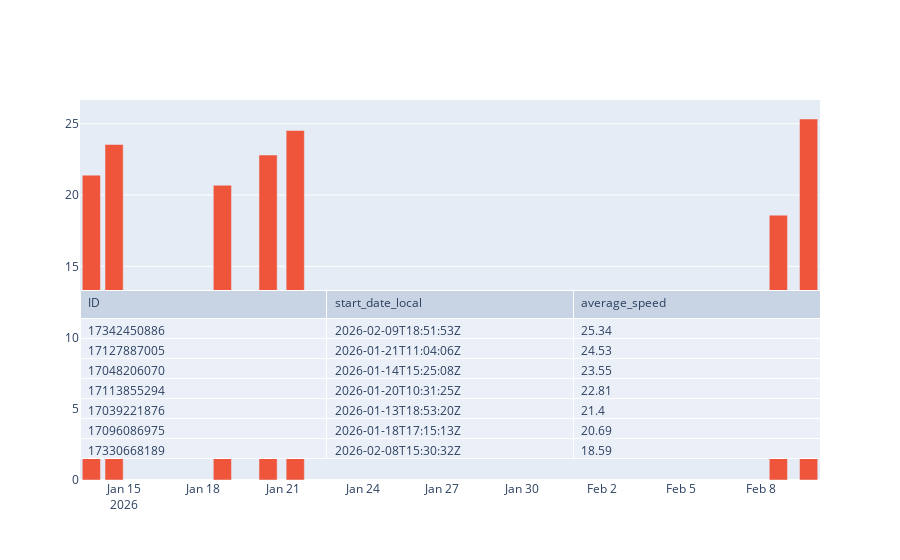

The notebook cell saved with this chart:
### Code cell
import plotly.graph_objects as go
from plotly.subplots import make_subplots
from plotly.offline import download_plotlyjs, init_notebook_mode, plot, iplot
import plotly.graph_objs as go
from plotly import tools
import pandas as pd
import numpy as np
from datetime import datetime


fig1 = go.Table(
    header=dict(values=["ID","start_date_local", "average_speed"],
                #fill_color='paleturquoise',
                align='left'),
    cells=dict(values=[df.id, df.start_date_local, df.average_speed],
               #fill_color='lavender',
               align='left'),
    domain=dict(x=[0, 1],y=[0, 0.5]))

fig2 = go.Bar(x=df.start_date_local, y=df.average_speed)

layout = dict(xaxis1=dict( dict(domain=[0, 1], anchor='y1')),
             yaxis1=dict( dict(domain=[0.38, 1], anchor='x1')))
fig = go.Figure(data = [fig1,fig2])
fig.show()
fig.write_html("strava_analyse.html")

### Figure 1 — Plotly figure (JSON) as saved in the notebook; plotly's stock layout.template omitted (floating-point values rounded to 4 significant figures)
{"data": [{"cells": {"align": "left", "values": [[17342450886, 17127887005, 17048206070, 17113855294, 17039221876, 17096086975, 17330668189], ["2026-02-09T18:51:53Z", "2026-01-21T11:04:06Z", "2026-01-14T15:25:08Z", "2026-01-20T10:31:25Z", "2026-01-13T18:53:20Z", "2026-01-18T17:15:13Z", "2026-02-08T15:30:32Z"], [25.34, 24.53, 23.55, 22.81, 21.4, 20.69, 18.59]]}, "domain": {"x": [0, 1], "y": [0, 0.5]}, "header": {"align": "left", "values": ["ID", "start_date_local", "average_speed"]}, "type": "table"}, {"type": "bar", "x": ["2026-02-09T18:51:53Z", "2026-01-21T11:04:06Z", "2026-01-14T15:25:08Z", "2026-01-20T10:31:25Z", "2026-01-13T18:53:20Z", "2026-01-18T17:15:13Z", "2026-02-08T15:30:32Z"], "y": [25.34, 24.53, 23.55, 22.81, 21.4, 20.69, 18.59]}], "layout": {}}
